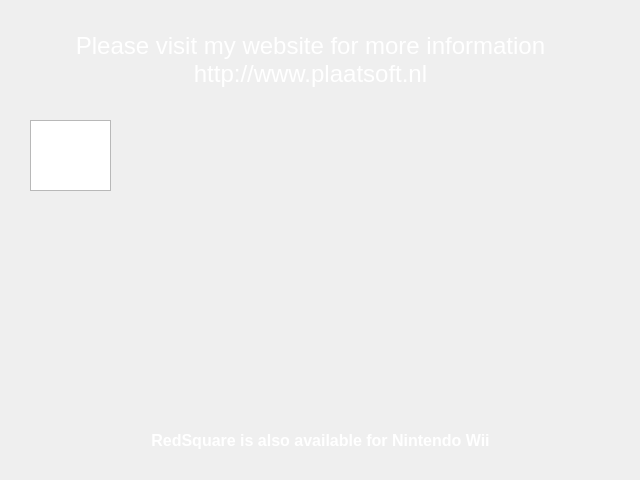
<?xml version="1.0" encoding="UTF-8"?>
<ui version="4.0">
 <class>Intro2</class>
 <widget class="QWidget" name="Intro2">
  <property name="geometry">
   <rect>
    <x>0</x>
    <y>0</y>
    <width>640</width>
    <height>480</height>
   </rect>
  </property>
  <property name="windowTitle">
   <string>Form</string>
  </property>
  <widget class="QGraphicsView" name="graphicsView">
   <property name="geometry">
    <rect>
     <x>30</x>
     <y>120</y>
     <width>81</width>
     <height>71</height>
    </rect>
   </property>
   <property name="autoFillBackground">
    <bool>false</bool>
   </property>
   <property name="verticalScrollBarPolicy">
    <enum>Qt::ScrollBarAlwaysOff</enum>
   </property>
   <property name="horizontalScrollBarPolicy">
    <enum>Qt::ScrollBarAlwaysOff</enum>
   </property>
   <property name="backgroundBrush">
    <brush brushstyle="NoBrush">
     <color alpha="255">
      <red>0</red>
      <green>0</green>
      <blue>0</blue>
     </color>
    </brush>
   </property>
   <property name="foregroundBrush">
    <brush brushstyle="NoBrush">
     <color alpha="255">
      <red>0</red>
      <green>0</green>
      <blue>0</blue>
     </color>
    </brush>
   </property>
   <property name="interactive">
    <bool>true</bool>
   </property>
  </widget>
  <widget class="QLabel" name="ApplLabel">
   <property name="geometry">
    <rect>
     <x>10</x>
     <y>20</y>
     <width>601</width>
     <height>81</height>
    </rect>
   </property>
   <property name="font">
    <font>
     <pointsize>22</pointsize>
    </font>
   </property>
   <property name="text">
    <string>&lt;!DOCTYPE HTML PUBLIC &quot;-//W3C//DTD HTML 4.0//EN&quot; &quot;http://www.w3.org/TR/REC-html40/strict.dtd&quot;&gt;
&lt;html&gt;&lt;head&gt;&lt;meta name=&quot;qrichtext&quot; content=&quot;1&quot; /&gt;&lt;style type=&quot;text/css&quot;&gt;
p, li { white-space: pre-wrap; }
&lt;/style&gt;&lt;/head&gt;&lt;body style=&quot; font-family:'MS Shell Dlg 2'; font-size:22pt; font-weight:400; font-style:normal;&quot;&gt;
&lt;p align=&quot;center&quot; style=&quot; margin-top:0px; margin-bottom:0px; margin-left:0px; margin-right:0px; -qt-block-indent:0; text-indent:0px;&quot;&gt;&lt;span style=&quot; font-size:18pt; color:#ffffff;&quot;&gt;Please visit my website for more information&lt;/span&gt;&lt;/p&gt;
&lt;p align=&quot;center&quot; style=&quot; margin-top:0px; margin-bottom:0px; margin-left:0px; margin-right:0px; -qt-block-indent:0; text-indent:0px;&quot;&gt;&lt;span style=&quot; font-size:18pt; color:#ffffff;&quot;&gt;http://www.plaatsoft.nl&lt;/span&gt;&lt;/p&gt;&lt;/body&gt;&lt;/html&gt;</string>
   </property>
  </widget>
  <widget class="QLabel" name="ApplLabel_2">
   <property name="geometry">
    <rect>
     <x>20</x>
     <y>400</y>
     <width>601</width>
     <height>81</height>
    </rect>
   </property>
   <property name="font">
    <font>
     <pointsize>19</pointsize>
    </font>
   </property>
   <property name="text">
    <string>&lt;!DOCTYPE HTML PUBLIC &quot;-//W3C//DTD HTML 4.0//EN&quot; &quot;http://www.w3.org/TR/REC-html40/strict.dtd&quot;&gt;
&lt;html&gt;&lt;head&gt;&lt;meta name=&quot;qrichtext&quot; content=&quot;1&quot; /&gt;&lt;style type=&quot;text/css&quot;&gt;
p, li { white-space: pre-wrap; }
&lt;/style&gt;&lt;/head&gt;&lt;body style=&quot; font-family:'MS Shell Dlg 2'; font-size:19pt; font-weight:400; font-style:normal;&quot;&gt;
&lt;p align=&quot;center&quot; style=&quot; margin-top:0px; margin-bottom:0px; margin-left:0px; margin-right:0px; -qt-block-indent:0; text-indent:0px;&quot;&gt;&lt;span style=&quot; font-size:12pt; font-weight:600; color:#ffffff;&quot;&gt;RedSquare is also available for Nintendo Wii&lt;/span&gt;&lt;/p&gt;&lt;/body&gt;&lt;/html&gt;</string>
   </property>
  </widget>
 </widget>
 <resources/>
 <connections/>
</ui>
